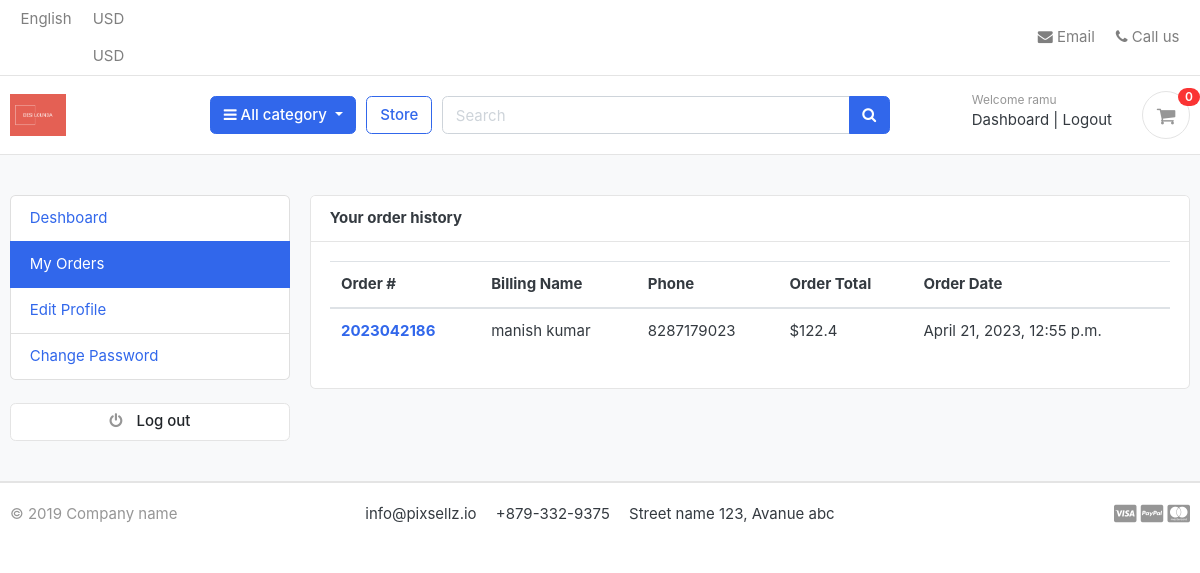
Before: /accounts/my_orders/ (signed in) with the older database file.
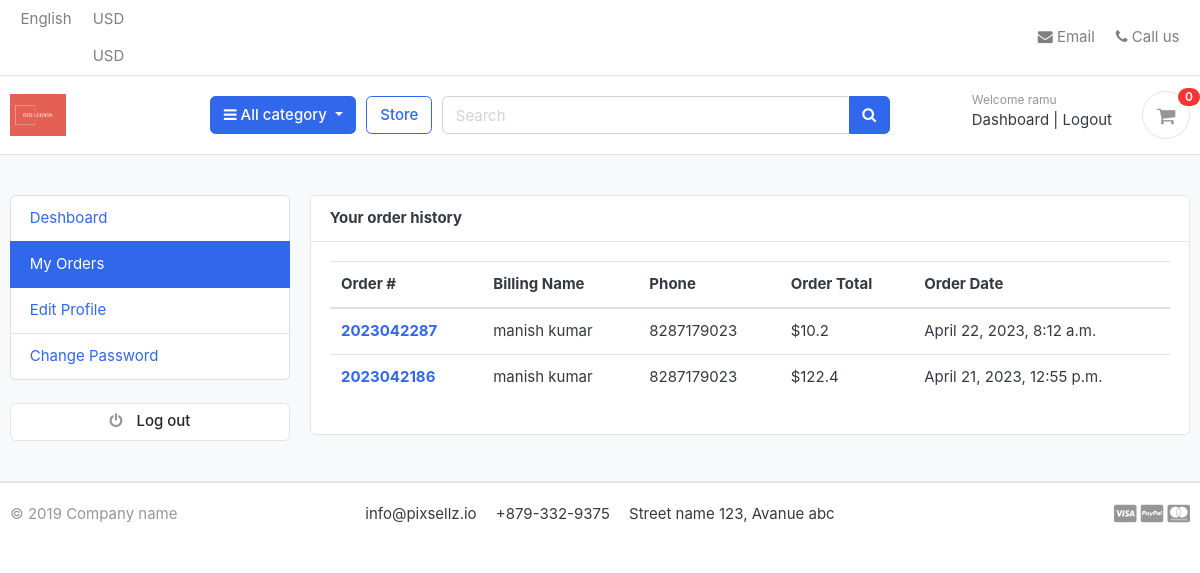
After: the same page with the newer database file.
### orders/models.py (models this page shows, shortened)
class Order(models.Model):
    STATUS = (
        ('New', 'New'),
        ('Accepted', 'Accepted'),
        ('Completed', 'Completed'),
        ('Cancelled', 'Cancelled')
    )
    user = models.ForeignKey(Account, on_delete=models.SET_NULL, null=True)
    payment = models.ForeignKey(Payment, on_delete=models.SET_NULL , blank=True, null=True)
    order_number = models.CharField(max_length=20)
    first_name = models.CharField(max_length=50)
    last_name = models.CharField(max_length=50)
    phone = models.CharField(max_length=15)
    email = models.EmailField(max_length=50)
    address_line_1 = models.CharField(max_length=50)
    address_line_2 = models.CharField(max_length=50 , blank=True)
    country = models.CharField(max_length=50)
    state = models.CharField(max_length=50)
    city = models.CharField(max_length=50)
    order_note = models.CharField(max_length=100, blank=True)
    order_total = models.FloatField()
    tax = models.FloatField()
    status = models.CharField(max_length=10, choices=STATUS, default='New')
    ip = models.CharField(blank=True, max_length=20)
    is_ordered = models.BooleanField(default=False)
    created_at = models.DateTimeField(auto_now_add=True)
    updated_at = models.DateTimeField(auto_now=True)
    def full_name(self):
        return f'{self.first_name} {self.last_name}'

### accounts/views.py (the view)
# urls.py: path('my_orders/' , views.my_orders , name='my_orders'),
@login_required(login_url='login')
def my_orders(request):
    orders = Order.objects.filter(user = request.user , is_ordered=True).order_by('-created_at')
    context = {
        'orders':orders
    }
    return render(request , 'accounts/my_orders.html' , context)

### carts/context_processors.py (called while the page is built)
def counter(request):
    cart_count = 0
    if 'admin' in request.path:
        return {}
    else:
        try:
            cart = Cart.objects.filter(cart_id=_cart_id(request))
            if request.user.is_authenticated:
                cart_items = CartItem.objects.all().filter(user=request.user)
            else:
                cart_items = CartItem.objects.all().filter(cart=cart[:1])
            for cart_item in cart_items:
                cart_count += cart_item.quantity
        except Cart.DoesNotExist:
            cart_count = 0
    return dict(cart_count= cart_count)

### carts/views.py (called while the page is built)
def _cart_id(request):
    cart = request.session.session_key
    if not cart:
        cart = request.session.create()
    return cart

### category/context_processors.py (called while the page is built)
def menu_links(request):
    links = Category.objects.all()
    return dict(links = links)

### category/models.py (called while the page is built)
    def get_url(self):
        return reverse('products_by_category', args=[self.slug])

### templates/accounts/my_orders.html (shortened to what this page needs)
{% extends 'base.html' %}
{% block content %}
<section class="section-conten padding-y bg">
    <div class="container">
        <div class="row">
        {% include 'includes/deshboard_sidebar.html'%}
        <main class="col-md-9">
            <article class="card">
            <header class="card-header">
                <strong class="d-inline-block mr-3">Your order history</strong>
            </header>
            <div class="card-body">
                <div class="row">
                    <div class="col-md-12">
                        <table class="table table-hover">
                            <thead>
                              <tr>
                                <th scope="col">Order #</th>
                                <th scope="col">Billing Name</th>
                                <th scope="col">Phone</th>
                                <th scope="col">Order Total</th>
                                <th scope="col">Order Date</th>
                              </tr>
                            </thead>
                            <tbody>
                                {% for order in orders %}
                              <tr>
                                <th scope="row"><a href ="{% url 'order_detail' order.order_number %}">{{order.order_number}}</a></th>
                                <td>{{order.full_name}}</td>
                                <td>{{order.phone}}</td>
                                <td>${{order.order_total}}</td>
                                <td>{{order.created_at}}</td>
                              </tr>
                              {% endfor %}
                            </tbody>
                          </table>
                    </div>
                </div>
            </div>
            </article>
        </main>
    </div>
    </div>
    </section>
{% endblock %}

Changed rows visible on the page:
added Order: order_number "2023042287", full_name "manish kumar", phone "8287179023", order_total "10.2", created_at "April 22, 2023, 8:12 a.m."
